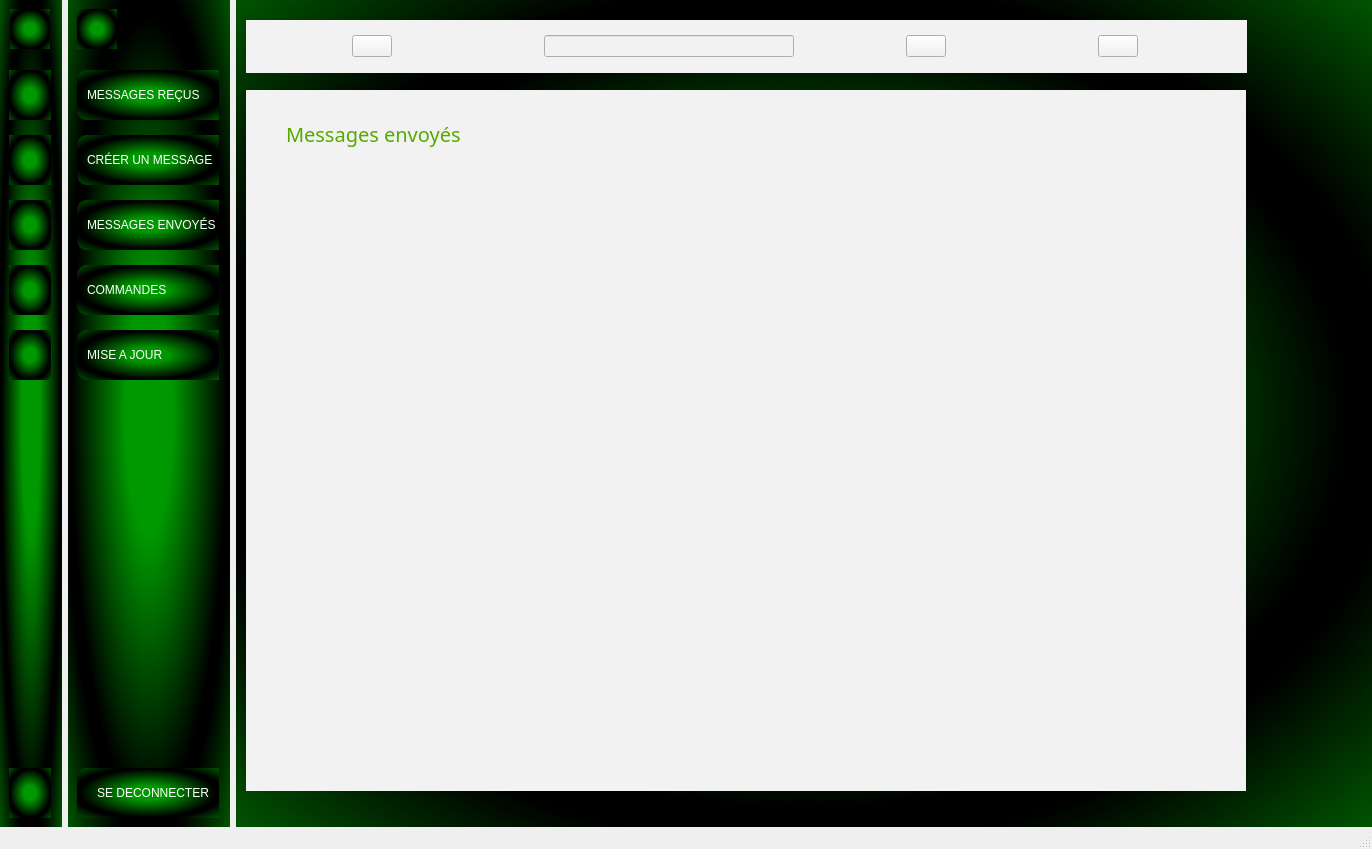
<?xml version="1.0" encoding="UTF-8"?>
<ui version="4.0">
 <class>MainWindow</class>
 <widget class="QMainWindow" name="MainWindow">
  <property name="geometry">
   <rect>
    <x>0</x>
    <y>0</y>
    <width>1372</width>
    <height>849</height>
   </rect>
  </property>
  <property name="windowTitle">
   <string>MainWindow</string>
  </property>
  <widget class="QWidget" name="centralwidget">
   <layout class="QGridLayout" name="gridLayout_3">
    <property name="leftMargin">
     <number>0</number>
    </property>
    <property name="topMargin">
     <number>0</number>
    </property>
    <property name="rightMargin">
     <number>0</number>
    </property>
    <property name="bottomMargin">
     <number>0</number>
    </property>
    <property name="spacing">
     <number>6</number>
    </property>
    <item row="0" column="0">
     <widget class="QWidget" name="icon_sidebar_wgt" native="true">
      <property name="sizePolicy">
       <sizepolicy hsizetype="Fixed" vsizetype="Preferred">
        <horstretch>0</horstretch>
        <verstretch>0</verstretch>
       </sizepolicy>
      </property>
      <property name="styleSheet">
       <string notr="true">QWidget {
  
	background-color: qradialgradient(spread:reflect, cx:0.5, cy:0.5, radius:0.5, fx:0.5, fy:0.5, stop:0.29052 rgba(0, 152, 0, 255), stop:0.957187 rgba(0, 0, 0, 255));
}

QPushButton {
    min-height: 50px;
    max-height: 50px;
text-align:left;
border:none;
padding-left:10px;
color:white;

}
QPushButton:checked{
background-color: black;
color: rgb(13, 114, 17);
}</string>
      </property>
      <layout class="QVBoxLayout" name="verticalLayout_3">
       <property name="rightMargin">
        <number>11</number>
       </property>
       <item>
        <layout class="QHBoxLayout" name="horizontalLayout_3">
         <item>
          <widget class="QLabel" name="label_7">
           <property name="minimumSize">
            <size>
             <width>40</width>
             <height>40</height>
            </size>
           </property>
           <property name="maximumSize">
            <size>
             <width>40</width>
             <height>40</height>
            </size>
           </property>
           <property name="text">
            <string/>
           </property>
           <property name="pixmap">
            <pixmap resource="../pyQt5_prject/ressources.qrc">:/images/new_images/outline_account_circle_black_24dp.png</pixmap>
           </property>
           <property name="scaledContents">
            <bool>true</bool>
           </property>
          </widget>
         </item>
        </layout>
       </item>
       <item>
        <layout class="QVBoxLayout" name="verticalLayout">
         <property name="spacing">
          <number>15</number>
         </property>
         <property name="topMargin">
          <number>15</number>
         </property>
         <item>
          <widget class="QPushButton" name="msg_recus_btn">
           <property name="styleSheet">
            <string notr="true"/>
           </property>
           <property name="text">
            <string/>
           </property>
           <property name="icon">
            <iconset resource="../pyQt5_prject/ressources.qrc">
             <normaloff>:/images/new_images/outline_inbox_white_24dp.png</normaloff>:/images/new_images/outline_inbox_white_24dp.png</iconset>
           </property>
           <property name="checkable">
            <bool>true</bool>
           </property>
           <property name="autoExclusive">
            <bool>true</bool>
           </property>
          </widget>
         </item>
         <item>
          <widget class="QPushButton" name="msg_create_btn">
           <property name="styleSheet">
            <string notr="true">color : white;
text-align:center;</string>
           </property>
           <property name="text">
            <string/>
           </property>
           <property name="icon">
            <iconset resource="../pyQt5_prject/ressources.qrc">
             <normaloff>:/images/new_images/outline_send_white_24dp.png</normaloff>:/images/new_images/outline_send_white_24dp.png</iconset>
           </property>
           <property name="checkable">
            <bool>true</bool>
           </property>
           <property name="autoExclusive">
            <bool>true</bool>
           </property>
          </widget>
         </item>
         <item>
          <widget class="QPushButton" name="msg_sent_btn">
           <property name="styleSheet">
            <string notr="true">color : white;
text-align:center;</string>
           </property>
           <property name="text">
            <string/>
           </property>
           <property name="icon">
            <iconset resource="../pyQt5_prject/ressources.qrc">
             <normaloff>:/images/ui_images/messages_white.png</normaloff>:/images/ui_images/messages_white.png</iconset>
           </property>
           <property name="checkable">
            <bool>true</bool>
           </property>
           <property name="autoExclusive">
            <bool>true</bool>
           </property>
          </widget>
         </item>
         <item>
          <widget class="QPushButton" name="msg_orders_btn">
           <property name="styleSheet">
            <string notr="true">color : white;
text-align:center;</string>
           </property>
           <property name="text">
            <string/>
           </property>
           <property name="icon">
            <iconset resource="../pyQt5_prject/ressources.qrc">
             <normaloff>:/images/new_images/outline_shopping_bag_white_24dp.png</normaloff>:/images/new_images/outline_shopping_bag_white_24dp.png</iconset>
           </property>
           <property name="checkable">
            <bool>true</bool>
           </property>
           <property name="autoExclusive">
            <bool>true</bool>
           </property>
          </widget>
         </item>
         <item>
          <widget class="QPushButton" name="msg_update_btn">
           <property name="styleSheet">
            <string notr="true">color : white;
text-align:center;</string>
           </property>
           <property name="text">
            <string/>
           </property>
           <property name="icon">
            <iconset resource="../pyQt5_prject/ressources.qrc">
             <normaloff>:/images/ui_images/notifications_white.png</normaloff>:/images/ui_images/notifications_white.png</iconset>
           </property>
           <property name="checkable">
            <bool>true</bool>
           </property>
           <property name="autoExclusive">
            <bool>true</bool>
           </property>
          </widget>
         </item>
        </layout>
       </item>
       <item>
        <spacer name="verticalSpacer_2">
         <property name="orientation">
          <enum>Qt::Orientation::Vertical</enum>
         </property>
         <property name="sizeHint" stdset="0">
          <size>
           <width>20</width>
           <height>40</height>
          </size>
         </property>
        </spacer>
       </item>
       <item>
        <widget class="QPushButton" name="msg_sent_btn_11">
         <property name="styleSheet">
          <string notr="true">color : white;
text-align:center;</string>
         </property>
         <property name="text">
          <string/>
         </property>
         <property name="icon">
          <iconset resource="../pyQt5_prject/ressources.qrc">
           <normaloff>:/images/ui_images/log_out_white.png</normaloff>:/images/ui_images/log_out_white.png</iconset>
         </property>
        </widget>
       </item>
      </layout>
     </widget>
    </item>
    <item row="0" column="1">
     <widget class="QWidget" name="icon_sidebar_wgt_2" native="true">
      <property name="sizePolicy">
       <sizepolicy hsizetype="Maximum" vsizetype="Preferred">
        <horstretch>0</horstretch>
        <verstretch>0</verstretch>
       </sizepolicy>
      </property>
      <property name="styleSheet">
       <string notr="true">QWidget {
  
	background-color: qradialgradient(spread:reflect, cx:0.5, cy:0.5, radius:0.5, fx:0.5, fy:0.5, stop:0.29052 rgba(0, 152, 0, 255), stop:0.957187 rgba(0, 0, 0, 255));
}

QPushButton {
    min-height: 50px;
    max-height: 50px;
    text-align: left;
    border: none;
    padding-left: 10px;
    color: white;
    border-top-left-radius: 10px;  /* Correction de &quot;border-top-leftr-radius&quot; */
    border-bottom-left-radius: 10px;  /* Correction de &quot;border-bottom-leftr-radius&quot; */
}

QPushButton:checked {
    background-color: black;
    color: rgb(0, 255, 0);
    font-weight: bold;
}

</string>
      </property>
      <layout class="QGridLayout" name="gridLayout">
       <property name="rightMargin">
        <number>11</number>
       </property>
       <item row="3" column="0" colspan="2">
        <widget class="QPushButton" name="msg_sent_btn_16">
         <property name="styleSheet">
          <string notr="true">color : white;
text-align:center;</string>
         </property>
         <property name="text">
          <string>SE DECONNECTER</string>
         </property>
         <property name="icon">
          <iconset resource="../pyQt5_prject/ressources.qrc">
           <normaloff>:/images/ui_images/log_out_white.png</normaloff>:/images/ui_images/log_out_white.png</iconset>
         </property>
        </widget>
       </item>
       <item row="0" column="0">
        <layout class="QHBoxLayout" name="horizontalLayout_4">
         <item>
          <widget class="QLabel" name="label_8">
           <property name="minimumSize">
            <size>
             <width>40</width>
             <height>40</height>
            </size>
           </property>
           <property name="maximumSize">
            <size>
             <width>40</width>
             <height>40</height>
            </size>
           </property>
           <property name="text">
            <string/>
           </property>
           <property name="pixmap">
            <pixmap resource="../pyQt5_prject/ressources.qrc">:/images/new_images/outline_account_circle_black_24dp.png</pixmap>
           </property>
           <property name="scaledContents">
            <bool>true</bool>
           </property>
          </widget>
         </item>
        </layout>
       </item>
       <item row="1" column="0" colspan="2">
        <layout class="QVBoxLayout" name="verticalLayout_5">
         <property name="spacing">
          <number>15</number>
         </property>
         <property name="topMargin">
          <number>15</number>
         </property>
         <item>
          <widget class="QPushButton" name="big_msg_recus_btn">
           <property name="styleSheet">
            <string notr="true"/>
           </property>
           <property name="text">
            <string>MESSAGES REÇUS     </string>
           </property>
           <property name="icon">
            <iconset resource="../pyQt5_prject/ressources.qrc">
             <normaloff>:/images/new_images/outline_inbox_white_24dp.png</normaloff>:/images/new_images/outline_inbox_white_24dp.png</iconset>
           </property>
           <property name="checkable">
            <bool>true</bool>
           </property>
           <property name="autoExclusive">
            <bool>true</bool>
           </property>
          </widget>
         </item>
         <item>
          <widget class="QPushButton" name="big_msg_create_btn">
           <property name="styleSheet">
            <string notr="true"/>
           </property>
           <property name="text">
            <string>CRÉER UN MESSAGE  </string>
           </property>
           <property name="icon">
            <iconset resource="../pyQt5_prject/ressources.qrc">
             <normaloff>:/images/new_images/outline_send_white_24dp.png</normaloff>:/images/new_images/outline_send_white_24dp.png</iconset>
           </property>
           <property name="checkable">
            <bool>true</bool>
           </property>
           <property name="autoExclusive">
            <bool>true</bool>
           </property>
          </widget>
         </item>
         <item>
          <widget class="QPushButton" name="big_msg_sent_btn">
           <property name="styleSheet">
            <string notr="true"/>
           </property>
           <property name="text">
            <string>MESSAGES ENVOYÉS</string>
           </property>
           <property name="icon">
            <iconset resource="../pyQt5_prject/ressources.qrc">
             <normaloff>:/images/ui_images/messages_white.png</normaloff>:/images/ui_images/messages_white.png</iconset>
           </property>
           <property name="checkable">
            <bool>true</bool>
           </property>
           <property name="autoExclusive">
            <bool>true</bool>
           </property>
          </widget>
         </item>
         <item>
          <widget class="QPushButton" name="big_msg_orders_btn">
           <property name="styleSheet">
            <string notr="true"/>
           </property>
           <property name="text">
            <string>COMMANDES</string>
           </property>
           <property name="icon">
            <iconset resource="../pyQt5_prject/ressources.qrc">
             <normaloff>:/images/new_images/outline_shopping_bag_white_24dp.png</normaloff>:/images/new_images/outline_shopping_bag_white_24dp.png</iconset>
           </property>
           <property name="checkable">
            <bool>true</bool>
           </property>
           <property name="autoExclusive">
            <bool>true</bool>
           </property>
          </widget>
         </item>
         <item>
          <widget class="QPushButton" name="big_msg_update_btn">
           <property name="styleSheet">
            <string notr="true"/>
           </property>
           <property name="text">
            <string>MISE A JOUR</string>
           </property>
           <property name="icon">
            <iconset resource="../pyQt5_prject/ressources.qrc">
             <normaloff>:/images/ui_images/notifications_white.png</normaloff>:/images/ui_images/notifications_white.png</iconset>
           </property>
           <property name="checkable">
            <bool>true</bool>
           </property>
           <property name="autoExclusive">
            <bool>true</bool>
           </property>
          </widget>
         </item>
        </layout>
       </item>
       <item row="2" column="0">
        <spacer name="verticalSpacer">
         <property name="orientation">
          <enum>Qt::Orientation::Vertical</enum>
         </property>
         <property name="sizeHint" stdset="0">
          <size>
           <width>20</width>
           <height>40</height>
          </size>
         </property>
        </spacer>
       </item>
      </layout>
     </widget>
    </item>
    <item row="0" column="2">
     <widget class="QWidget" name="main_screen_wdt" native="true">
      <property name="sizePolicy">
       <sizepolicy hsizetype="Expanding" vsizetype="Preferred">
        <horstretch>0</horstretch>
        <verstretch>0</verstretch>
       </sizepolicy>
      </property>
      <property name="styleSheet">
       <string notr="true">QWidget {
  
	background-color: qradialgradient(spread:reflect, cx:0.5, cy:0.5, radius:0.5, fx:0.5, fy:0.5, stop:0.29052 rgba(0, 152, 0, 255), stop:0.957187 rgba(0, 0, 0, 255));
color:black
}</string>
      </property>
      <widget class="QWidget" name="header" native="true">
       <property name="geometry">
        <rect>
         <x>10</x>
         <y>20</y>
         <width>1001</width>
         <height>53</height>
        </rect>
       </property>
       <property name="styleSheet">
        <string notr="true">background-color: #F2F2F2;</string>
       </property>
       <layout class="QVBoxLayout" name="verticalLayout_2">
        <item>
         <layout class="QHBoxLayout" name="horizontalLayout_2">
          <item>
           <widget class="QPushButton" name="menu_btn">
            <property name="sizePolicy">
             <sizepolicy hsizetype="Maximum" vsizetype="Fixed">
              <horstretch>0</horstretch>
              <verstretch>0</verstretch>
             </sizepolicy>
            </property>
            <property name="minimumSize">
             <size>
              <width>40</width>
              <height>0</height>
             </size>
            </property>
            <property name="maximumSize">
             <size>
              <width>40</width>
              <height>16777215</height>
             </size>
            </property>
            <property name="text">
             <string/>
            </property>
            <property name="icon">
             <iconset resource="../pyQt5_prject/ressources.qrc">
              <normaloff>:/images/ui_images/menu.png</normaloff>:/images/ui_images/menu.png</iconset>
            </property>
            <property name="checkable">
             <bool>true</bool>
            </property>
            <property name="autoExclusive">
             <bool>true</bool>
            </property>
           </widget>
          </item>
          <item>
           <spacer name="horizontalSpacer">
            <property name="orientation">
             <enum>Qt::Orientation::Vertical</enum>
            </property>
            <property name="sizeHint" stdset="0">
             <size>
              <width>40</width>
              <height>20</height>
             </size>
            </property>
           </spacer>
          </item>
          <item>
           <widget class="QLineEdit" name="search_lineEdit">
            <property name="minimumSize">
             <size>
              <width>250</width>
              <height>0</height>
             </size>
            </property>
            <property name="maximumSize">
             <size>
              <width>250</width>
              <height>16777215</height>
             </size>
            </property>
           </widget>
          </item>
          <item>
           <widget class="QPushButton" name="search_btn">
            <property name="minimumSize">
             <size>
              <width>40</width>
              <height>0</height>
             </size>
            </property>
            <property name="maximumSize">
             <size>
              <width>40</width>
              <height>16777215</height>
             </size>
            </property>
            <property name="text">
             <string/>
            </property>
            <property name="icon">
             <iconset resource="../pyQt5_prject/ressources.qrc">
              <normaloff>:/images/ui_images/search.png</normaloff>:/images/ui_images/search.png</iconset>
            </property>
           </widget>
          </item>
          <item>
           <spacer name="horizontalSpacer_2">
            <property name="orientation">
             <enum>Qt::Orientation::Vertical</enum>
            </property>
            <property name="sizeHint" stdset="0">
             <size>
              <width>40</width>
              <height>20</height>
             </size>
            </property>
           </spacer>
          </item>
          <item>
           <widget class="QPushButton" name="pushButton_16">
            <property name="minimumSize">
             <size>
              <width>40</width>
              <height>0</height>
             </size>
            </property>
            <property name="maximumSize">
             <size>
              <width>40</width>
              <height>16777215</height>
             </size>
            </property>
            <property name="text">
             <string/>
            </property>
            <property name="icon">
             <iconset resource="../pyQt5_prject/ressources.qrc">
              <normaloff>:/images/ui_images/image.png</normaloff>:/images/ui_images/image.png</iconset>
            </property>
           </widget>
          </item>
         </layout>
        </item>
       </layout>
      </widget>
      <widget class="QStackedWidget" name="stackedWidget">
       <property name="geometry">
        <rect>
         <x>10</x>
         <y>90</y>
         <width>1000</width>
         <height>701</height>
        </rect>
       </property>
       <property name="maximumSize">
        <size>
         <width>1000</width>
         <height>16777215</height>
        </size>
       </property>
       <property name="styleSheet">
        <string notr="true">
background-color: #F2F2F2;
color:black;


</string>
       </property>
       <property name="currentIndex">
        <number>2</number>
       </property>
       <widget class="QWidget" name="ms_recus_page">
        <widget class="QLabel" name="label_2">
         <property name="geometry">
          <rect>
           <x>30</x>
           <y>10</y>
           <width>211</width>
           <height>67</height>
          </rect>
         </property>
         <property name="font">
          <font>
           <family>Malgun Gothic</family>
           <pointsize>15</pointsize>
           <italic>false</italic>
           <bold>false</bold>
           <underline>false</underline>
           <kerning>true</kerning>
          </font>
         </property>
         <property name="styleSheet">
          <string notr="true">color: rgb(85, 170, 0);</string>
         </property>
         <property name="text">
          <string>Messages recus</string>
         </property>
        </widget>
       </widget>
       <widget class="QWidget" name="create_msg_page">
        <widget class="QLabel" name="label_3">
         <property name="geometry">
          <rect>
           <x>20</x>
           <y>20</y>
           <width>211</width>
           <height>67</height>
          </rect>
         </property>
         <property name="font">
          <font>
           <family>Malgun Gothic</family>
           <pointsize>15</pointsize>
           <italic>false</italic>
           <bold>false</bold>
           <underline>false</underline>
           <kerning>true</kerning>
          </font>
         </property>
         <property name="styleSheet">
          <string notr="true">color: rgb(85, 170, 0);</string>
         </property>
         <property name="text">
          <string>Envoyer message</string>
         </property>
        </widget>
        <widget class="QWidget" name="layoutWidget">
         <property name="geometry">
          <rect>
           <x>30</x>
           <y>110</y>
           <width>861</width>
           <height>381</height>
          </rect>
         </property>
         <layout class="QVBoxLayout" name="verticalLayout_4">
          <item>
           <widget class="QWidget" name="widget" native="true">
            <layout class="QFormLayout" name="formLayout">
             <property name="horizontalSpacing">
              <number>1</number>
             </property>
             <property name="verticalSpacing">
              <number>1</number>
             </property>
             <item row="0" column="0">
              <widget class="QLabel" name="receiver_mail_le">
               <property name="font">
                <font>
                  <family>Malgun Gothic</family>
                  <pointsize>15</pointsize>
                  <italic>false</italic>
                  <bold>false</bold>
                  <underline>false</underline>
                  <kerning>true</kerning>
                </font>
               </property>
               <property name="styleSheet">
                <string notr="true">font: 75 12pt &quot;Microsoft Tai Le&quot;;</string>
               </property>
               <property name="text">
                <string>To :</string>
               </property>
               <property name="scaledContents">
                <bool>false</bool>
               </property>
               <property name="margin">
                <number>10</number>
               </property>
              </widget>
             </item>
             <item row="0" column="1">
              <widget class="QLineEdit" name="lineEdit">
               <property name="minimumSize">
                <size>
                 <width>0</width>
                 <height>40</height>
                </size>
               </property>
               <property name="maximumSize">
                <size>
                 <width>750</width>
                 <height>40</height>
                </size>
               </property>
               <property name="text">
                <string/>
               </property>
              </widget>
             </item>
            </layout>
           </widget>
          </item>
          <item>
           <widget class="QTextEdit" name="msg_content_txEdit"/>
          </item>
          <item>
           <widget class="QPushButton" name="send_masg_btn">
            <property name="styleSheet">
             <string notr="true">QPushButton {
	background-color: qradialgradient(spread:reflect, cx:0.5, cy:0.5, radius:0.5, fx:0.5, fy:0.5, stop:0.29052 rgba(0, 152, 0, 255), stop:0.957187 rgba(0, 0, 0, 255));
    min-height: 50px;
    max-height: 50px;
    text-align: center;
    font-size: 30px;
    border: 2px solid black; /* Ajout de 'solid black' pour spécifier le style et la couleur de la bordure */
    color: black;
    border-top-left-radius: 10px;
    border-bottom-left-radius: 10px;
}


QPushButton:hover {
    background-color: black;
    color: rgb(0, 255, 0);
    font-weight: bold;
}

</string>
            </property>
            <property name="text">
             <string>Envoyer</string>
            </property>
           </widget>
          </item>
         </layout>
        </widget>
       </widget>
       <widget class="QWidget" name="sent_msg_page">
        <widget class="QLabel" name="label_4">
         <property name="geometry">
          <rect>
           <x>40</x>
           <y>10</y>
           <width>211</width>
           <height>67</height>
          </rect>
         </property>
         <property name="font">
          <font>
           <family>Malgun Gothic</family>
           <pointsize>15</pointsize>
           <italic>false</italic>
           <bold>false</bold>
           <underline>false</underline>
           <kerning>true</kerning>
          </font>
         </property>
         <property name="styleSheet">
          <string notr="true">color: rgb(85, 170, 0);</string>
         </property>
         <property name="text">
          <string>Messages envoyés</string>
         </property>
        </widget>
       </widget>
       <widget class="QWidget" name="orders_page">
        <widget class="QLabel" name="label_5">
         <property name="geometry">
          <rect>
           <x>30</x>
           <y>10</y>
           <width>251</width>
           <height>67</height>
          </rect>
         </property>
         <property name="font">
          <font>
           <family>Malgun Gothic</family>
           <pointsize>15</pointsize>
           <italic>false</italic>
           <bold>false</bold>
           <underline>false</underline>
           <kerning>true</kerning>
          </font>
         </property>
         <property name="styleSheet">
          <string notr="true">color: rgb(85, 170, 0);</string>
         </property>
         <property name="text">
          <string>Articles commandés</string>
         </property>
        </widget>
       </widget>
       <widget class="QWidget" name="page_5">
        <widget class="QLabel" name="label_6">
         <property name="geometry">
          <rect>
           <x>30</x>
           <y>10</y>
           <width>411</width>
           <height>67</height>
          </rect>
         </property>
         <property name="font">
          <font>
           <family>Malgun Gothic</family>
           <pointsize>15</pointsize>
           <italic>false</italic>
           <bold>false</bold>
           <underline>false</underline>
           <kerning>true</kerning>
          </font>
         </property>
         <property name="styleSheet">
          <string notr="true">color: rgb(85, 170, 0);</string>
         </property>
         <property name="text">
          <string>Changer le status de la commande</string>
         </property>
        </widget>
       </widget>
      </widget>
     </widget>
    </item>
   </layout>
  </widget>
  <widget class="QStatusBar" name="statusbar"/>
 </widget>
 <resources>
  <include location="../pyQt5_prject/ressources.qrc"/>
  <include location="ressources.qrc"/>
 </resources>
 <connections>
  <connection>
   <sender>menu_btn</sender>
   <signal>toggled(bool)</signal>
   <receiver>icon_sidebar_wgt</receiver>
   <slot>setHidden(bool)</slot>
   <hints>
    <hint type="sourcelabel">
     <x>287</x>
     <y>86</y>
    </hint>
    <hint type="destinationlabel">
     <x>43</x>
     <y>456</y>
    </hint>
   </hints>
  </connection>
  <connection>
   <sender>menu_btn</sender>
   <signal>toggled(bool)</signal>
   <receiver>icon_sidebar_wgt_2</receiver>
   <slot>setVisible(bool)</slot>
   <hints>
    <hint type="sourcelabel">
     <x>302</x>
     <y>86</y>
    </hint>
    <hint type="destinationlabel">
     <x>254</x>
     <y>601</y>
    </hint>
   </hints>
  </connection>
  <connection>
   <sender>msg_update_btn</sender>
   <signal>toggled(bool)</signal>
   <receiver>big_msg_update_btn</receiver>
   <slot>setChecked(bool)</slot>
   <hints>
    <hint type="sourcelabel">
     <x>50</x>
     <y>382</y>
    </hint>
    <hint type="destinationlabel">
     <x>126</x>
     <y>384</y>
    </hint>
   </hints>
  </connection>
  <connection>
   <sender>msg_orders_btn</sender>
   <signal>toggled(bool)</signal>
   <receiver>big_msg_orders_btn</receiver>
   <slot>setChecked(bool)</slot>
   <hints>
    <hint type="sourcelabel">
     <x>33</x>
     <y>319</y>
    </hint>
    <hint type="destinationlabel">
     <x>115</x>
     <y>323</y>
    </hint>
   </hints>
  </connection>
  <connection>
   <sender>msg_sent_btn</sender>
   <signal>toggled(bool)</signal>
   <receiver>big_msg_sent_btn</receiver>
   <slot>setChecked(bool)</slot>
   <hints>
    <hint type="sourcelabel">
     <x>47</x>
     <y>251</y>
    </hint>
    <hint type="destinationlabel">
     <x>86</x>
     <y>255</y>
    </hint>
   </hints>
  </connection>
  <connection>
   <sender>msg_create_btn</sender>
   <signal>toggled(bool)</signal>
   <receiver>big_msg_create_btn</receiver>
   <slot>setChecked(bool)</slot>
   <hints>
    <hint type="sourcelabel">
     <x>44</x>
     <y>186</y>
    </hint>
    <hint type="destinationlabel">
     <x>117</x>
     <y>185</y>
    </hint>
   </hints>
  </connection>
  <connection>
   <sender>msg_recus_btn</sender>
   <signal>toggled(bool)</signal>
   <receiver>big_msg_recus_btn</receiver>
   <slot>setChecked(bool)</slot>
   <hints>
    <hint type="sourcelabel">
     <x>38</x>
     <y>127</y>
    </hint>
    <hint type="destinationlabel">
     <x>82</x>
     <y>129</y>
    </hint>
   </hints>
  </connection>
  <connection>
   <sender>big_msg_update_btn</sender>
   <signal>toggled(bool)</signal>
   <receiver>msg_update_btn</receiver>
   <slot>setChecked(bool)</slot>
   <hints>
    <hint type="sourcelabel">
     <x>84</x>
     <y>395</y>
    </hint>
    <hint type="destinationlabel">
     <x>38</x>
     <y>399</y>
    </hint>
   </hints>
  </connection>
  <connection>
   <sender>big_msg_orders_btn</sender>
   <signal>toggled(bool)</signal>
   <receiver>msg_orders_btn</receiver>
   <slot>setChecked(bool)</slot>
   <hints>
    <hint type="sourcelabel">
     <x>90</x>
     <y>308</y>
    </hint>
    <hint type="destinationlabel">
     <x>35</x>
     <y>308</y>
    </hint>
   </hints>
  </connection>
  <connection>
   <sender>big_msg_sent_btn</sender>
   <signal>toggled(bool)</signal>
   <receiver>msg_sent_btn</receiver>
   <slot>setChecked(bool)</slot>
   <hints>
    <hint type="sourcelabel">
     <x>87</x>
     <y>243</y>
    </hint>
    <hint type="destinationlabel">
     <x>30</x>
     <y>245</y>
    </hint>
   </hints>
  </connection>
  <connection>
   <sender>big_msg_create_btn</sender>
   <signal>toggled(bool)</signal>
   <receiver>msg_create_btn</receiver>
   <slot>setChecked(bool)</slot>
   <hints>
    <hint type="sourcelabel">
     <x>90</x>
     <y>201</y>
    </hint>
    <hint type="destinationlabel">
     <x>47</x>
     <y>204</y>
    </hint>
   </hints>
  </connection>
  <connection>
   <sender>big_msg_recus_btn</sender>
   <signal>toggled(bool)</signal>
   <receiver>msg_recus_btn</receiver>
   <slot>setChecked(bool)</slot>
   <hints>
    <hint type="sourcelabel">
     <x>88</x>
     <y>112</y>
    </hint>
    <hint type="destinationlabel">
     <x>48</x>
     <y>113</y>
    </hint>
   </hints>
  </connection>
  <connection>
   <sender>msg_sent_btn_11</sender>
   <signal>toggled(bool)</signal>
   <receiver>MainWindow</receiver>
   <slot>close()</slot>
   <hints>
    <hint type="sourcelabel">
     <x>25</x>
     <y>795</y>
    </hint>
    <hint type="destinationlabel">
     <x>45</x>
     <y>859</y>
    </hint>
   </hints>
  </connection>
  <connection>
   <sender>msg_sent_btn_16</sender>
   <signal>toggled(bool)</signal>
   <receiver>statusbar</receiver>
   <slot>close()</slot>
   <hints>
    <hint type="sourcelabel">
     <x>178</x>
     <y>781</y>
    </hint>
    <hint type="destinationlabel">
     <x>176</x>
     <y>845</y>
    </hint>
   </hints>
  </connection>
 </connections>
</ui>
